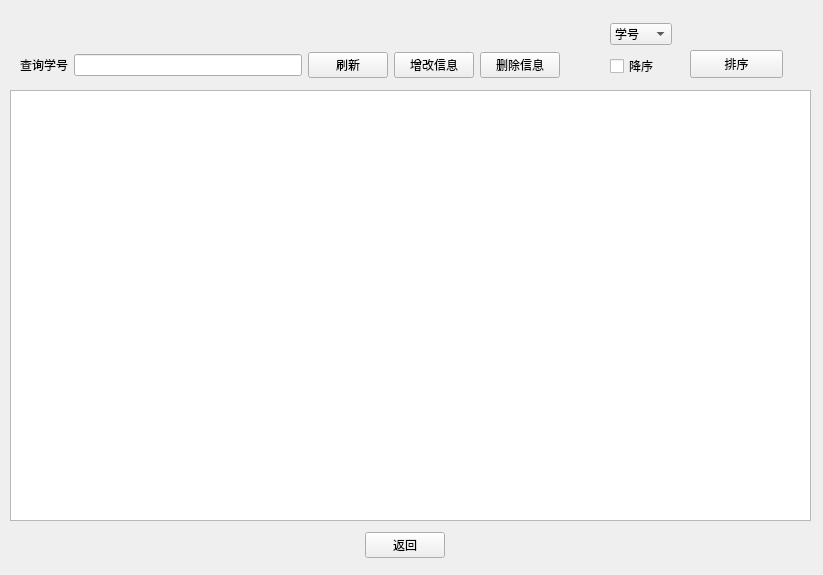
<?xml version="1.0" encoding="UTF-8"?>
<ui version="4.0">
 <class>student</class>
 <widget class="QWidget" name="student">
  <property name="geometry">
   <rect>
    <x>0</x>
    <y>0</y>
    <width>823</width>
    <height>575</height>
   </rect>
  </property>
  <property name="windowTitle">
   <string>Form</string>
  </property>
  <widget class="QPushButton" name="btnSort">
   <property name="geometry">
    <rect>
     <x>690</x>
     <y>50</y>
     <width>93</width>
     <height>28</height>
    </rect>
   </property>
   <property name="text">
    <string>排序</string>
   </property>
  </widget>
  <widget class="QTableView" name="tableView">
   <property name="geometry">
    <rect>
     <x>10</x>
     <y>90</y>
     <width>801</width>
     <height>431</height>
    </rect>
   </property>
  </widget>
  <widget class="QWidget" name="layoutWidget">
   <property name="geometry">
    <rect>
     <x>20</x>
     <y>50</y>
     <width>540</width>
     <height>30</height>
    </rect>
   </property>
   <layout class="QHBoxLayout" name="horizontalLayout">
    <item>
     <widget class="QLabel" name="label">
      <property name="text">
       <string>查询学号</string>
      </property>
     </widget>
    </item>
    <item>
     <widget class="QLineEdit" name="textFindnum"/>
    </item>
    <item>
     <widget class="QPushButton" name="btnRef">
      <property name="text">
       <string>刷新</string>
      </property>
     </widget>
    </item>
    <item>
     <widget class="QPushButton" name="btnChange">
      <property name="text">
       <string>增改信息</string>
      </property>
     </widget>
    </item>
    <item>
     <widget class="QPushButton" name="btnDel">
      <property name="text">
       <string>删除信息</string>
      </property>
     </widget>
    </item>
   </layout>
  </widget>
  <widget class="QWidget" name="layoutWidget">
   <property name="geometry">
    <rect>
     <x>610</x>
     <y>20</y>
     <width>62</width>
     <height>61</height>
    </rect>
   </property>
   <layout class="QVBoxLayout" name="verticalLayout">
    <item>
     <widget class="QComboBox" name="comboBox">
      <item>
       <property name="text">
        <string>学号</string>
       </property>
      </item>
      <item>
       <property name="text">
        <string>性别</string>
       </property>
      </item>
      <item>
       <property name="text">
        <string>年龄</string>
       </property>
      </item>
      <item>
       <property name="text">
        <string>班级</string>
       </property>
      </item>
      <item>
       <property name="text">
        <string>姓名</string>
       </property>
      </item>
     </widget>
    </item>
    <item>
     <widget class="QCheckBox" name="checkDesc">
      <property name="text">
       <string>降序</string>
      </property>
     </widget>
    </item>
   </layout>
  </widget>
  <widget class="QWidget" name="layoutWidget">
   <property name="geometry">
    <rect>
     <x>310</x>
     <y>530</y>
     <width>189</width>
     <height>30</height>
    </rect>
   </property>
   <layout class="QHBoxLayout" name="horizontalLayout_2">
    <item>
     <spacer name="horizontalSpacer">
      <property name="orientation">
       <enum>Qt::Horizontal</enum>
      </property>
      <property name="sizeHint" stdset="0">
       <size>
        <width>40</width>
        <height>20</height>
       </size>
      </property>
     </spacer>
    </item>
    <item>
     <widget class="QPushButton" name="btnBack">
      <property name="text">
       <string>返回</string>
      </property>
     </widget>
    </item>
    <item>
     <spacer name="horizontalSpacer_2">
      <property name="orientation">
       <enum>Qt::Horizontal</enum>
      </property>
      <property name="sizeHint" stdset="0">
       <size>
        <width>40</width>
        <height>20</height>
       </size>
      </property>
     </spacer>
    </item>
   </layout>
  </widget>
 </widget>
 <resources/>
 <connections/>
</ui>
